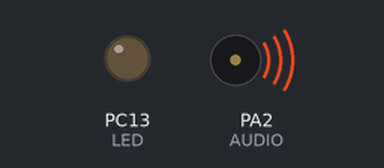
A sketch run on a simulated STM32 Blue Pill. Shown: output pins drawn as LEDs (lit = HIGH), buzzer (waves = sounding). Storage starts empty.

Above: at 0.1 s.
At 10.7 s:
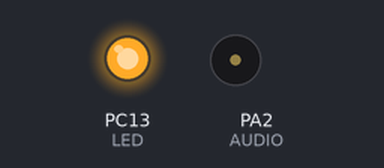
Timing chart, 0 to 12.2 s (numbered marks = the images above):
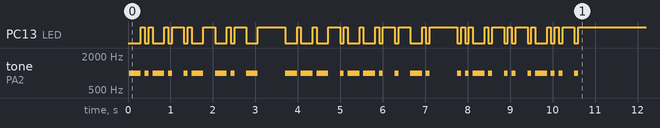

The sketch:

TestSD.ino
```cpp
// (licence header left out)
#include "SD.h"

#define SD_CS       PA4                           // SD card "CS" pin
#define TEXTFILE        "morse.txt"               // name of file on SD card

#define CODESPEED   13                            // speed in Words per Minute
#define DITPERIOD   1200/CODESPEED
#define PITCH       1000                          // pitch in Hz of morse audio
#define LED         PC13                          // onboard LED pin
#define AUDIO             PA2                     // Audio output

byte morse[] = {                                  // Each character is encoded into an 8-bit byte:
  0b01001010,        // ! exclamation
  0b01101101,        // " quotation
  0b01010111,        // # pound                   // No Morse, mapped to SK
  0b10110111,        // $ dollar or ~SX
  0b00000000,        // % percent
  0b00111101,        // & ampersand or ~AS
  0b01100001,        // ' apostrophe
  0b00110010,        // ( open paren
  0b01010010,        // ) close paren
  0b0,               // * asterisk                // No Morse
  0b00110101,        // + plus or ~AR
  0b01001100,        // , comma
  0b01011110,        // - hypen
  0b01010101,        // . period
  0b00110110,        // / slant
  0b00100000,        // 0                         // Read the bits from RIGHT to left,
  0b00100001,        // 1                         // with a "1"=dit and "0"=dah
  0b00100011,        // 2                         // example: 2 = 11000 or dit-dit-dah-dah-dah
  0b00100111,        // 3                         // the final bit is always 1 = stop bit.
  0b00101111,        // 4                         // see "sendElements" routine for more info.
  0b00111111,        // 5
  0b00111110,        // 6
  0b00111100,        // 7
  0b00111000,        // 8
  0b00110000,        // 9
  0b01111000,        // : colon
  0b01101010,        // ; semicolon
  0b0,               // <                         // No Morse
  0b00101110,        // = equals or ~BT
  0b0,               // >                         // No Morse
  0b01110011,        // ? question
  0b01101001,        // @ at or ~AC
  0b00000101,        // A
  0b00011110,        // B
  0b00011010,        // C
  0b00001110,        // D
  0b00000011,        // E
  0b00011011,        // F
  0b00001100,        // G
  0b00011111,        // H
  0b00000111,        // I
  0b00010001,        // J
  0b00001010,        // K
  0b00011101,        // L
  0b00000100,        // M
  0b00000110,        // N
  0b00001000,        // O
  0b00011001,        // P
  0b00010100,        // Q
  0b00001101,        // R
  0b00001111,        // S
  0b00000010,        // T
  0b00001011,        // U
  0b00010111,        // V
  0b00001001,        // W
  0b00010110,        // X
  0b00010010,        // Y
  0b00011100         // Z
};


void ditSpaces(int spaces=1) {                    // user specifies #dits to wait
  for (int i=0; i<spaces; i++)                    // count the dits...
    delay(DITPERIOD);                             // no action, just mark time
}

void characterSpace()
{
  ditSpaces(2);                                  // 3 total (last element includes 1)
}

void wordSpace()
{
  ditSpaces(4);                                   // 7 total (last char includes 3)
}

void dit() {
  digitalWrite(LED,0);                            // turn on LED
  tone(AUDIO,PITCH);                              // and turn on sound
  ditSpaces();
  digitalWrite(LED,1);                            // turn off LED
  noTone(AUDIO);                                  // and turn off sound
  ditSpaces();                                    // space between code elements
}

void dah() {
  digitalWrite(LED,0);                            // turn on LED
  tone(AUDIO,PITCH);                              // and turn on sound
  ditSpaces(3);                                   // length of dah = 3 dits
  digitalWrite(LED,1);                            // turn off LED
  noTone(AUDIO);                                  // and turn off sound
  ditSpaces();                                    // space between code elements
}

// the following routine accepts a numberic input, where each bit represents a code element:
// 1=dit and 0=dah.   The elements are read right-to-left.  The left-most bit is a stop bit.
// For example:  5 = binary 0b0101.  The right-most bit is 1 so the first element is a dit.
// The next element to the left is a 0, so a dah follows.  Only a 1 remains after that, so
// the character is complete: dit-dah = morse character 'A'.

void sendElements(int x) {                        // send string of bits as Morse
  while (x>1) {                                   // stop when value is 1 (or less)
    if (x & 1) dit();                             // right-most bit is 1, so dit
    else dah();                                   // right-most bit is 0, so dah
    x >>= 1;                                      // rotate bits right
  }
  characterSpace();                               // add inter-character spacing
}

void sendCharacter(char c) {                      // send a single ASCII character in Morse
  if (c<32) return;                               // ignore control characters
  if (c>96) c -= 32;                              // convert lower case to upper case
  if (c>90) return;                               // not a character
  if (c==32) wordSpace();                         // space between words
  else sendElements(morse[c-33]);                 // send the character
}

void sendString (char *ptr) {
  while (*ptr)                                    // send the entire string
    sendCharacter(*ptr++);                        // one character at a time
}

void sendBook()
{
  File book = SD.open(TEXTFILE);                  // look for book on sd card
  if (book) {                                     // find it?
    while (book.available()) {                    // do for all characters in book:
      char ch = book.read();                      // get next character
      sendCharacter(ch);                          // and send it
    }
    book.close();                                 // close the file
  }
  else sendString("CANT OPEN FILE");
}

void setup() {
  pinMode(LED,OUTPUT);
  SD.begin(SD_CS);                                // initialize SD library
  sendBook();
}

void loop() {
}
```
